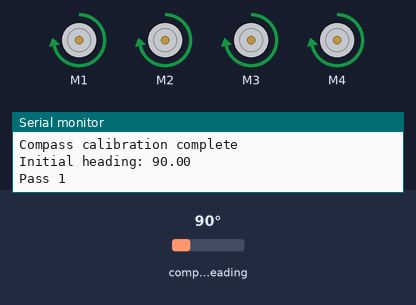
Bench run of a sketch on a simulated Arduino Uno, built with avr-gcc and run on an emulated ATmega328P. On the bench: 4 × DC motor (green arrow = forward, orange = backward, longer = faster), the last lines printed to the serial monitor. The inputs (shaded band) are chosen by the test bench; at power-on: compass heading 90°.

Above: at 12.0 s.
12.1 s: compass heading set to 180°
At 12.5 s:
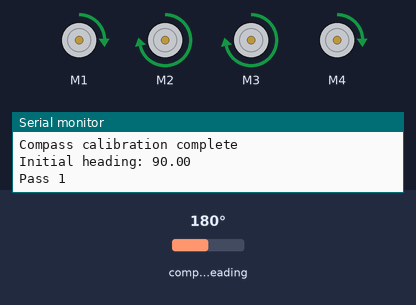
15.1 s: compass heading set to 260°
16.7 s: compass heading set to 270°
At 19.6 s:
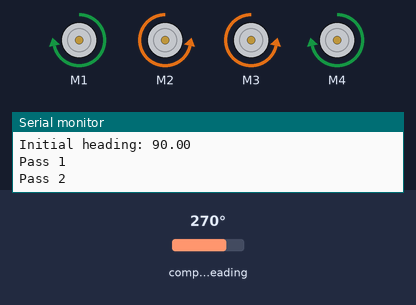
19.7 s: compass heading set to 5°
21.2 s: compass heading set to 2°
At 21.7 s:
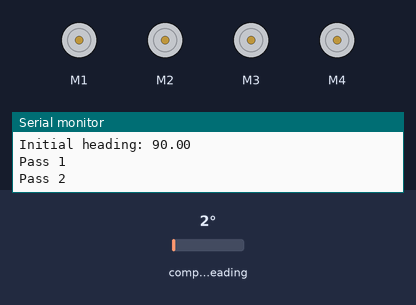
Timing chart, 0 to 24.5 s (numbered marks = the images above; inputs shaded):
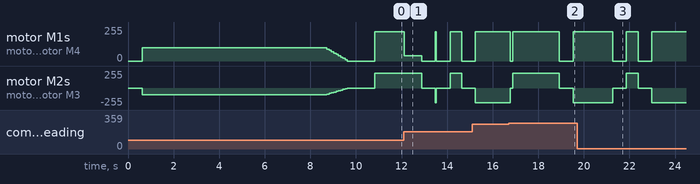

Measured:
- the behaviour switches between 266 and 267° on compass heading (found by bisection; images 1 and 2)
- the behaviour switches between 4 and 3° on compass heading (found by bisection; images 2 and 3)
- after the input at 16.7 s, motor M1, motor M4: forward 220/255 → stopped after 0.08 s, → forward 220/255 0.10 s later, → stopped 2.0 s later, → forward 220/255 0.60 s later; motor M2, motor M3: backward 220/255 → stopped after 0.08 s, → forward 220/255 0.10 s later, → stopped 2.0 s later, → backward 220/255 0.60 s later
- after the input at 19.7 s, every drawn part: stays the same
- after the input at 21.2 s, motor M1, motor M4: alternates forward 220/255 for 0.51 s and stopped for 0.60 s, 4 changes in all, then stays forward 220/255, starting after 0.07 s; motor M2, motor M3: backward 220/255 → stopped after 0.07 s, → forward 220/255 0.60 s later, → stopped 0.51 s later, → backward 220/255 0.60 s later

The sketch:

GY-271_compass_sensor.ino
```cpp
#include <AFMotor.h>
#include <Wire.h>
#include <QMC5883LCompass.h>

// Motor initialization for layout:
//    M1    M2  (Front)
//     ┌────┐
//     │    │
//     │    │
//     └────┘
//    M4    M3  (Back)

AF_DCMotor motor1(1); // Front Left
AF_DCMotor motor2(2); // Front Right
AF_DCMotor motor3(3); // Back Right
AF_DCMotor motor4(4); // Back Left

// Compass setup
QMC5883LCompass compass;
float initialHeading;
const int motorSpeed = 220;  // Reduced for better control
const float HEADING_TOLERANCE = 3.0;

// Badminton court parameters
const float COURT_LENGTH = 13.4;
const float COURT_WIDTH = 6.1;
const int MOVE_TIME = 1000;

void setup() {
  Serial.begin(9600);
  Wire.begin();

  Serial.println("Initializing compass...");
  compass.init();
  compass.setCalibration(-1309, 1729, -1813, 1307, -1563, 1604);
  compass.setSmoothing(10, true);

  Serial.println("Calibrating compass...");
  calibrateCompass();

  initialHeading = getHeading();
  Serial.print("Initial heading: ");
  Serial.println(initialHeading);
  delay(1000);
}

void loop() {
  for (int pass = 0; pass < 4; pass++) {
    Serial.print("Pass ");
    Serial.println(pass + 1);

    moveForwardWithCompass(MOVE_TIME * 2);
    delay(500);

    if (pass < 3) {
      turnRight90();
      delay(500);
      moveForwardWithCompass(500);
      delay(500);
      turnRight90();
    }
  }

  stop();
  Serial.println("Navigation complete");
  while (1);
}

void calibrateCompass() {
  Serial.println("Starting compass calibration...");
  const int calibrationSpeed = 100;
  const int totalRotationTime = 8000;

  // Gradual speed increase
  for (int speed = 50; speed <= calibrationSpeed; speed += 10) {
    setAllMotorSpeeds(speed);
    delay(100);
  }

  unsigned long startTime = millis();
  while (millis() - startTime < totalRotationTime) {
    motor1.run(FORWARD);
    motor2.run(BACKWARD);
    motor3.run(BACKWARD);
    motor4.run(FORWARD);

    compass.read();
    Serial.print("Heading: ");
    Serial.println(compass.getAzimuth());
    delay(100);
  }

  // Gradual stop
  for (int speed = calibrationSpeed; speed >= 0; speed -= 10) {
    setAllMotorSpeeds(speed);
    delay(100);
  }

  stop();
  Serial.println("Compass calibration complete");
}

float getHeading() {
  compass.read();
  float azimuth = compass.getAzimuth();
  return azimuth;
}

float calculateHeadingError(float target, float current) {
  float error = target - current;
  if (error > 180) error -= 360;
  if (error < -180) error += 360;
  return error;
}

void moveForwardWithCompass(int duration) {
  unsigned long startTime = millis();

  while (millis() - startTime < duration) {
    float currentHeading = getHeading();
    float error = calculateHeadingError(initialHeading, currentHeading);

    int leftSpeed = motorSpeed;
    int rightSpeed = motorSpeed;

    if (abs(error) > HEADING_TOLERANCE) {
      if (error > 0) {
        rightSpeed -= (abs(error) * 2);
      } else {
        leftSpeed -= (abs(error) * 2);
      }
    }

    // Constrain speeds
    leftSpeed = constrain(leftSpeed, 0, 255);
    rightSpeed = constrain(rightSpeed, 0, 255);

    // Set speeds for motors
    motor1.setSpeed(leftSpeed);   // Front Left
    motor2.setSpeed(rightSpeed);  // Front Right
    motor3.setSpeed(rightSpeed);  // Back Right
    motor4.setSpeed(leftSpeed);   // Back Left

    // Move forward
    motor1.run(FORWARD);
    motor2.run(FORWARD);
    motor3.run(FORWARD);
    motor4.run(FORWARD);

    delay(50);
  }
  stop();
}

void turnRight90() {
  // Update the initial heading
  initialHeading += 90.0;
  if (initialHeading >= 360.0) initialHeading -= 360.0;

  float error;
  do {
    float currentHeading = getHeading();
    error = calculateHeadingError(initialHeading, currentHeading);

    // Set motor speeds
    setAllMotorSpeeds(motorSpeed);

    // Turn right
    motor1.run(FORWARD);   // Front Left
    motor2.run(BACKWARD);  // Front Right
    motor3.run(BACKWARD);  // Back Right
    motor4.run(FORWARD);   // Back Left

    delay(50);
  } while (abs(error) > HEADING_TOLERANCE);

  stop();
}

void setAllMotorSpeeds(int speed) {
  motor1.setSpeed(speed);
  motor2.setSpeed(speed);
  motor3.setSpeed(speed);
  motor4.setSpeed(speed);
}

void stop() {
  motor1.run(RELEASE);
  motor2.run(RELEASE);
  motor3.run(RELEASE);
  motor4.run(RELEASE);
  delay(100);
}
```
